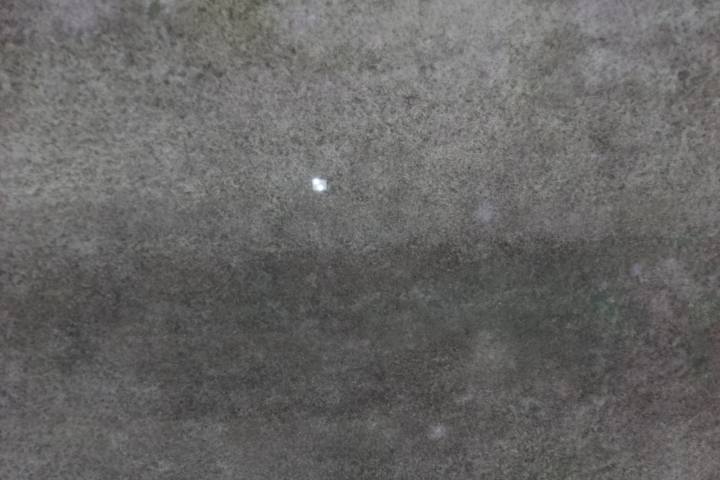
#> input picture image_1.jpg, 720 x 480 px
$ python detect_bright_spots.py --image image_1.jpg   (older library calls are emulated)
#> lines starting #> are read from the running program, lines starting #| are printed output that depends on the picture; after the words box and inside, x2 and y2 are one past the last pixel; in counts of white or black regions, pixels touching at a corner belong together
# import the necessary packages
from imutils import contours
from skimage import measure
import numpy as np
import argparse
import imutils
import cv2

# construct the argument parse and parse the arguments
ap = argparse.ArgumentParser()
ap.add_argument("-i", "--image", required=True,
	help="path to the image file")
args = vars(ap.parse_args())

# load the image, convert it to grayscale, and blur it
image = cv2.imread(args["image"])
#> image is the input picture: shape (480, 720, 3); mean B, G, R 100.9, 102.1, 103
gray = cv2.cvtColor(image, cv2.COLOR_BGR2GRAY)
blurred = cv2.GaussianBlur(gray, (11, 11), 0)

# threshold the image to reveal light regions in the
# blurred image
thresh = cv2.threshold(blurred, 200, 255, cv2.THRESH_BINARY)[1]
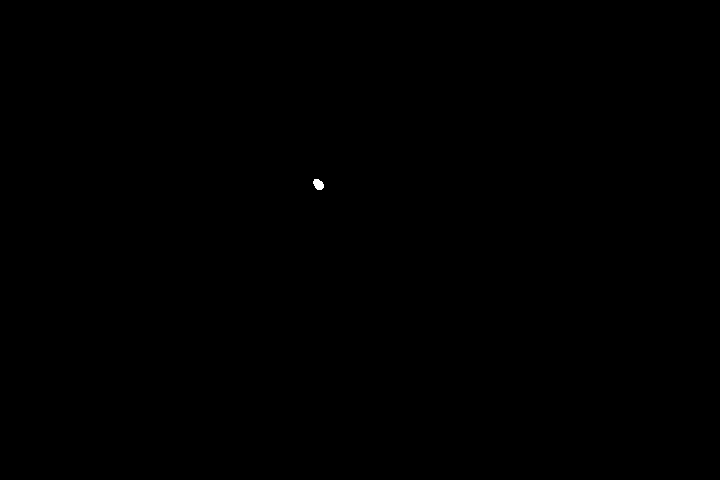
#> thresh: shape (480, 720); 0.03% white; 1 white region, box (x1, y1, x2, y2) and area: (313, 179, 324, 190) 90

# perform a series of erosions and dilations to remove
# any small blobs of noise from the thresholded image
thresh = cv2.erode(thresh, None, iterations=2)
#> thresh: shape (480, 720); 0.01% white in thin lines or dots, all inside (x1, y1, x2, y2) = (316, 181, 321, 188)
thresh = cv2.dilate(thresh, None, iterations=4)
#> thresh: shape (480, 720); 0.05% white; 1 white region, box (x1, y1, x2, y2) and area: (312, 177, 325, 192) 179

# perform a connected component analysis on the thresholded
# image, then initialize a mask to store only the "large"
# components
labels = measure.label(thresh, neighbors=8, background=0)
mask = np.zeros(thresh.shape, dtype="uint8")

# loop over the unique components
for label in np.unique(labels):
	# if this is the background label, ignore it
	if label == 0:
		continue

	# otherwise, construct the label mask and count the
	# number of pixels
	labelMask = np.zeros(thresh.shape, dtype="uint8")
	labelMask[labels == label] = 255
	numPixels = cv2.countNonZero(labelMask)

	# if the number of pixels in the component is sufficiently
	# large, then add it to our mask of "large blobs"
	if numPixels > 300:
		mask = cv2.add(mask, labelMask)
#> this loop made 2 passes
#> numPixels on pass 2: 179
#> mask: shape (480, 720); every value is 0

# find the contours in the mask, then sort them from left to
# right
cnts = cv2.findContours(mask.copy(), cv2.RETR_EXTERNAL,
	cv2.CHAIN_APPROX_SIMPLE)
#> cnts = 0 contours
cnts = cnts[0] if imutils.is_cv2() else cnts[1]
#> cnts = []
#> (the run stopped early here; a loop or call above may not have finished)

$ run again, on 1545259996.jpg
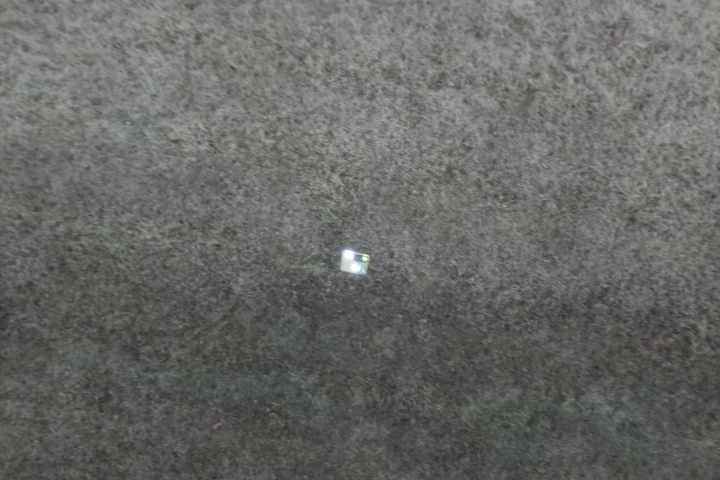
#> input picture 1545259996.jpg, 720 x 480 px
#> image is the input picture: shape (480, 720, 3); mean B, G, R 101.6, 104.4, 103.3
#> labels: shape (480, 720) int64; values 0 (black) and 1 (white), 0.13% white; 1 white region
#> the loop `for label in np.unique(labels):` made 2 passes
#> numPixels on pass 2: 441
#> cnts = 1 contour; box (x1, y1, x2, y2) and area: (341, 249, 364, 274) 402
#> the loop `for (i, c) in enumerate(cnts):` made 1 pass
#> after the loop `for (i, c) in enumerate(cnts):`:
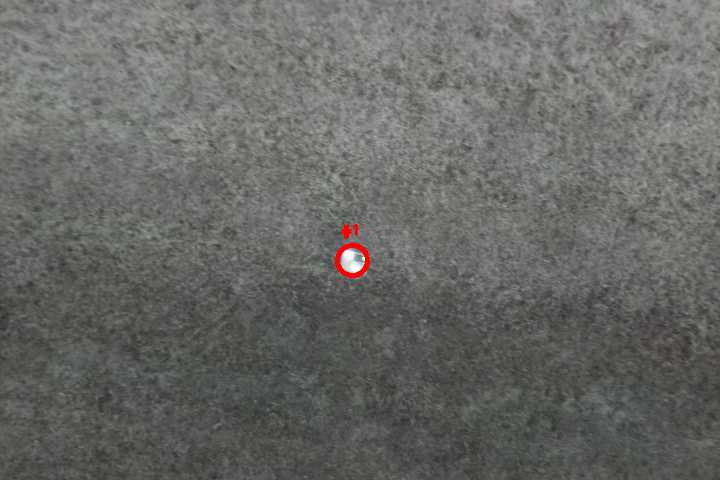
#> image: shape (480, 720, 3); 0.18% of pixels changed, all inside (x1, y1, x2, y2) = (335, 224, 370, 278)
